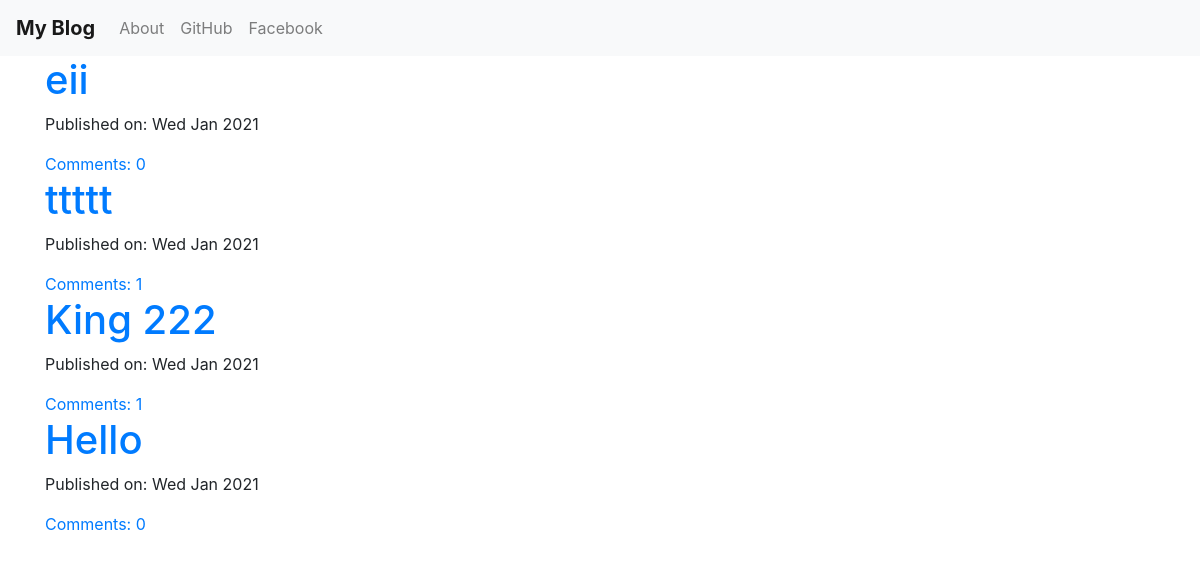
The page / on the database its author committed.
### blog/models.py (models this page shows, shortened)
class Post(models.Model):
	author = models.ForeignKey('auth.User', on_delete = models.CASCADE)
	title = models.CharField(max_length = 200)
	text = models.TextField()
	create_date = models.DateTimeField(default = timezone.now())
	published_date = models.DateTimeField(blank = True, null = True)
	def approve_comments(self):
		return self.comments.filter(approved_comment = True)

### blog/views.py (the view)
# urls.py: path('', views.PostListView.as_view(), name = 'post_list'),
class PostListView(ListView):
	model = Post
	context_object_name = 'post_list'
	def get_queryset(self):
		return Post.objects.filter(published_date__lte=timezone.now()).order_by('-published_date')

### blog/templates/blog/post_list.html
{% extends 'blog/base.html' %}
{% block body_block %}
<div class="centerstage">
	{% for post in post_list %}
	    <div class="post">
	    	<h1><a href="{% url 'post_detail' pk=post.pk %}">{{ post.title }}</a></h1>
	    	<div class="date">
	    		<p>Published on: {{ post.published_date|date:"D M Y"}}</p>
	    	</div>
	    	<a href="{% url 'post_detail' pk=post.pk %}">Comments: {{ post.approve_comments.count }}</a>
	    </div>
	{% endfor %}
</div>
{% endblock %}

### blog/templates/blog/base.html (shortened to what this page needs)
<!DOCTYPE html>
{% load static %}
<html>
<head>
	<link rel="stylesheet" href="https://stackpath.bootstrapcdn.com/bootstrap/4.3.1/css/bootstrap.min.css">
	<link href="//netdna.bootstrapcdn.com/bootstrap/3.0.0/css/bootstrap-glyphicons.css" rel="stylesheet">
    <link rel="stylesheet" href="//cdn.jsdelivr.net/npm/medium-editor@latest/dist/css/medium-editor.min.css" type="text/css" media="screen" charset="utf-8">
	<link rel="stylesheet" type="text/css" href="{% static 'css/blog.css' %}">
</head>
<body>
	<nav class="navbar navbar-expand-lg navbar-light bg-light">
        <a class="navbar-brand" href="{% url 'post_list'%}"><b>My Blog</b></a>
        <div class="collapse navbar-collapse" id="navbarNavAltMarkup">
             <div class="navbar-nav">
                  <a class="nav-item nav-link" href="{% url 'about' %}">About<span class="sr-only">(current)</span></a>
                  <a class="nav-item nav-link" href="https://www.github.com/">GitHub</a>
                  <a class="nav-item nav-link" href="https://www.facebook.com/">Facebook</a>
                      {% if user.is_authenticated %}
                          	   <a class="nav-item nav-link active" href="{% url 'post_new' %}"><span glyphicon glyphicon-home>| New Post</span></a>
                          	   <a style="color: red;" class="nav-item nav-link active" href="{% url 'post_draft_list' %}">Drafts</a>
                          	   <a class="nav-item nav-link" href="{% url 'logout' %}">Logout</a>
                          	   <a class="nav-item nav-link active">Welcome: <b>{{ user.username }}</b></a>
                          {% else %}
                          <a class="nav-item nav-link" href="{% url 'login' %}"></a>
                      {% endif %}
              </div>
        </div>
</nav>
	<div class="content container">
		<div class="row">
			<div class="col-md-8">
				<div class="blog_posts">
					{% block body_block %}
					{% endblock %}
				</div>
			</div>
		</div>
	</div>
</body>
</html>

### blog/static/css/blog.css (style rules this page uses)
.centerstage { margin-left: auto; margin-right: auto; }

### rows shown on the page
Post: title "eii", published_date "Wed Jan 2021", approve_comments.count "0"
Post: title "ttttt", published_date "Wed Jan 2021", approve_comments.count "1"
Post: title "King 222", published_date "Wed Jan 2021", approve_comments.count "1"
Post: title "Hello", published_date "Wed Jan 2021", approve_comments.count "0"
